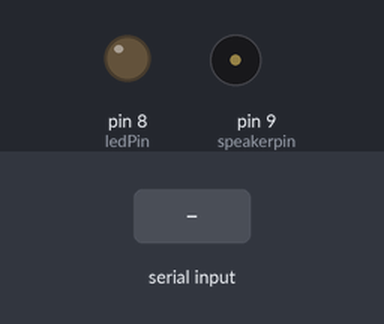
This sketch was run on a simulated Arduino Uno, built with avr-gcc and run on an emulated ATmega328P. On the bench: output pins drawn as LEDs (lit = HIGH), buzzer (waves = sounding). The test bench sets the inputs (shaded band).

Above: at 1.2 s.
1.3 s: "@\n" received over Serial
At 1.7 s:
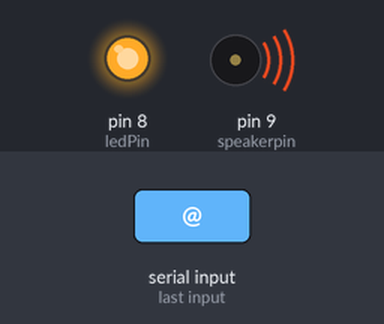
At 2.2 s:
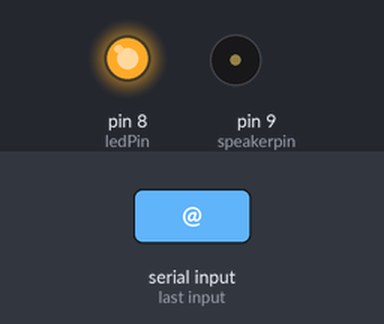
Timing chart, 0 to 4.3 s (numbered marks = the images above; inputs shaded):
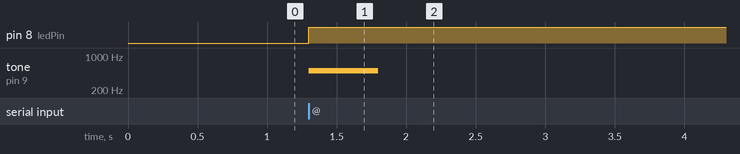

Measured:
- after the input at 1.3 s, pin 8 (ledPin): LOW → HIGH at once; tone on pin 9 (speakerpin): silent → 500 Hz at once, → silent 0.50 s later

The sketch:

int_serial_code0625.ino
```cpp
#include "AccelStepper.h"
#include "MultiStepper.h"

//#define MOTOR_STEPS 1600  //1600이 한바퀴, 한스텝 0.9도
#define M1Rate 5
#define M2Rate 4
#define DIR1  6
#define DIR2  5
#define STEP1  3
#define STEP2  2

////////////////////////////////////////////////////
/////////////////////////////////모터 설정하기
AccelStepper stepper1(1, STEP1, DIR1);
AccelStepper stepper2(1, STEP2, DIR2);
MultiStepper steppers;
long positions[2];
int a=0, b=0; // pan, tilt 절대각도
int q=0; //char로 받은 데이터 열
int k=0;

int ledPin = 8;
int speakerpin = 9; //스피커가 연결된 디지털핀 설정

String inputString = "";
char inputStringC[8]={NULL};
boolean frameComplete = false;


void setup() {
  /////////////////////////////////////////시리얼통신 설정
  Serial.begin(115200);
  inputString.reserve(20);  //max 20 char.


  ///////////////////////////////////////모터 초기설정
  stepper1.setMaxSpeed(1500);
  stepper1.setAcceleration(100);

  stepper2.setMaxSpeed(1500);
  stepper2.setAcceleration(100);

  stepper1.setCurrentPosition(0);
  stepper2.setCurrentPosition(0);

  steppers.addStepper(stepper1);
  steppers.addStepper(stepper2);

  positions[0]=0;
  positions[1]=0;

  /////////////////////////////////레이저 초기설정
  pinMode(ledPin, OUTPUT);      // sets the digital pin as output
  digitalWrite(ledPin, LOW);
  }

void loop() {
  if (frameComplete==true){

////////////////////연수 CODE 첨부하는 부분////////////////
    if (inputStringC[0]!='@'){

       ////////////////////////////////////////////
         ////////////       위 tilt b     ////////////////
         ///////////////////////////////////////////
           if(inputString == "up\n"){
           //positions[0]
            positions[1]+=(-100)*M2Rate;

             steppers.moveTo(positions);
             steppers.runSpeedToPosition();
             inputString="";
             frameComplete = false;
           }
          ////////////////////////////////////////////
         ////////////       아래 tilt     ////////////////
         ///////////////////////////////////////////
           else if(inputString == "down\n"){
             //positions[0]
            positions[1] += (100)*M2Rate;

             steppers.moveTo(positions);
             steppers.runSpeedToPosition();
             inputString="";
             frameComplete = false;
           }
           ////////////////////////////////////////////
         ////////////       왼쪽 pan     ////////////////
         ///////////////////////////////////////////
           else if(inputString == "left\n"){
            positions[0]+=(-100)*M1Rate;
            //positions[1]=positions[1]*(800/180)*M2Rate;

             steppers.moveTo(positions);
             steppers.runSpeedToPosition();
             inputString="";
             frameComplete = false;
           }
          ////////////////////////////////////////////
         ////////////       오른쪽 pan   ////////////////
         ///////////////////////////////////////////
           else if(inputString == "right\n"){
             positions[0] += (100)*M1Rate;
            //positions[1]=positions[1]*(800/180)*M2Rate;

             steppers.moveTo(positions);
             steppers.runSpeedToPosition();
             inputString="";
             frameComplete = false;
           }

            else if(inputString == "stop\n"){
              k++;
              if(k%2==1)
              {digitalWrite(ledPin, HIGH);}
              else
              {digitalWrite(ledPin, LOW);}

               inputString="";
             frameComplete = false;
           }


      }

       /////////////////////예은 CODE 첨부하는 부분//////////////////////////
      else if(inputStringC[0]=='@') { //1개는 무조건 '' 여러개는 무조건 ""
        digitalWrite(ledPin, HIGH);
        tone(speakerpin,500,500);  //500: 음의 높낮이(주파수), 1000: 음의 지속시간(1초)
        delay(500);

      if (inputStringC[1]=='+'){
         positions[0]=(int)((inputStringC[2]-'0')*10+(inputStringC[3]-'0'));

        }

      else if (inputStringC[1] =='-'){
         positions[0]=(int)((inputStringC[2]-'0')*10+(inputStringC[3]-'0'));
         positions[0]=-positions[0];
        }

      if (inputStringC[4]=='+'){
        positions[1]=(int)((inputStringC[5]-'0')*10+(inputStringC[6]-'0'));
        }

      else if (inputStringC[4]=='-'){
        positions[1]=(int)((inputStringC[5]-'0')*10+(inputStringC[6]-'0'));
        positions[1]=-positions[1];
        }

      positions[0]=positions[0]*(800/180)*M1Rate;//(-400~+400)
      positions[1]=positions[1]*(800/180)*M2Rate;
      //positions[0]-=400*a;
      //positions[1]-=400*b;

      steppers.moveTo(positions);  //절대각도임(상대각도 아님)
      steppers.runSpeedToPosition();
      inputString = "";
      frameComplete=false;

}}}


void serialEvent() {
  while (Serial.available()) {

    char inChar = (char)Serial.read();
    //while(1){
      //if(inChar=='@'){break;}
      //}
    inputString += inChar;
    inputStringC[q]=inChar;
    q++;
    if (inChar == '\n') {
      frameComplete = true;
      q=0;
      }
      }
      }
```

MultiStepper.cpp
```cpp
// (licence header left out)
#include "MultiStepper.h"
#include "AccelStepper.h"

MultiStepper::MultiStepper()
    : _num_steppers(0)
{
}

boolean MultiStepper::addStepper(AccelStepper& stepper)
{
    if (_num_steppers >= MULTISTEPPER_MAX_STEPPERS)
	return false; // No room for more
    _steppers[_num_steppers++] = &stepper;
    return true;
}

void MultiStepper::moveTo(long absolute[])
{
    // First find the stepper that will take the longest time to move
    float longestTime = 0.0;

    uint8_t i;
    for (i = 0; i < _num_steppers; i++)
    {
	long thisDistance = absolute[i] - _steppers[i]->currentPosition();
	float thisTime = abs(thisDistance) / _steppers[i]->maxSpeed();

	if (thisTime > longestTime)
	    longestTime = thisTime;
    }

    if (longestTime > 0.0)
    {
	// Now work out a new max speed for each stepper so they will all
	// arrived at the same time of longestTime
	for (i = 0; i < _num_steppers; i++)
	{
	    long thisDistance = absolute[i] - _steppers[i]->currentPosition();
	    float thisSpeed = thisDistance / longestTime;
	    _steppers[i]->moveTo(absolute[i]); // New target position (resets speed)
	    _steppers[i]->setSpeed(thisSpeed); // New speed
	}
    }
}

// Returns true if any motor is still running to the target position.
boolean MultiStepper::run()
{
    uint8_t i;
    boolean ret = false;
    for (i = 0; i < _num_steppers; i++)
    {
	if ( _steppers[i]->distanceToGo() != 0)
	{
	    _steppers[i]->runSpeed();
	    ret = true;
	}
    }
    return ret;
}

// Blocks until all steppers reach their target position and are stopped
void    MultiStepper::runSpeedToPosition()
{
    while (run())
	;
}
```

MultiStepper.h
```cpp
// MultiStepper.h

#ifndef MultiStepper_h
#define MultiStepper_h

#include <stdlib.h>
#if ARDUINO >= 100
#include <Arduino.h>
#else
#include <WProgram.h>
#include <wiring.h>
#endif

#define MULTISTEPPER_MAX_STEPPERS 10

class AccelStepper;

/////////////////////////////////////////////////////////////////////
/// \class MultiStepper MultiStepper.h <MultiStepper.h>
/// \brief Operate multiple AccelSteppers in a co-ordinated fashion
///
/// This class can manage multiple AccelSteppers (up to MULTISTEPPER_MAX_STEPPERS = 10),
/// and cause them all to move
/// to selected positions at such a (constant) speed that they all arrive at their
/// target position at the same time. This can be used to support devices with multiple steppers
/// on say multiple axes to cause linear diagonal motion. Suitable for use with X-Y plotters, flatbeds,
/// 3D printers etc
/// to get linear straight line movement between arbitrary 2d (or 3d or ...) positions.
///
/// Caution: only constant speed stepper motion is supported: acceleration and deceleration is not supported
/// All the steppers managed by MultiStepper will step at a constant speed to their
/// target (albeit perhaps different speeds for each stepper).
class MultiStepper
{
public:
    /// Constructor
    MultiStepper();

    /// Add a stepper to the set of managed steppers
    /// There is an upper limit of MULTISTEPPER_MAX_STEPPERS = 10 to the number of steppers that can be managed
    /// \param[in] stepper Reference to a stepper to add to the managed list
    /// \return true if successful. false if the number of managed steppers would exceed MULTISTEPPER_MAX_STEPPERS
    boolean addStepper(AccelStepper& stepper);

    /// Set the target positions of all managed steppers
    /// according to a coordinate array.
    /// New speeds will be computed for each stepper so they will all arrive at their
    /// respective targets at very close to the same time.
    /// \param[in] absolute An array of desired absolute stepper positions. absolute[0] will be used to set
    /// the absolute position of the first stepper added by addStepper() etc. The array must be at least as long as
    /// the number of steppers that have been added by addStepper, else results are undefined.
    void moveTo(long absolute[]);

    /// Calls runSpeed() on all the managed steppers
    /// that have not acheived their target position.
    /// \return true if any stepper is still in the process of running to its target position.
    boolean run();

    /// Runs all managed steppers until they acheived their target position.
    /// Blocks until all that position is acheived. If you dont
    /// want blocking consider using run() instead.
    void    runSpeedToPosition();

private:
    /// Array of pointers to the steppers we are controlling.
    /// Fills from 0 onwards
    AccelStepper* _steppers[MULTISTEPPER_MAX_STEPPERS];

    /// Number of steppers we are controlling and the number
    /// of steppers in _steppers[]
    uint8_t       _num_steppers;
};

/// @example MultiStepper.pde
/// Use MultiStepper class to manage multiple steppers and make them all move to
/// the same position at the same time for linear 2d (or 3d) motion.

#endif
```
